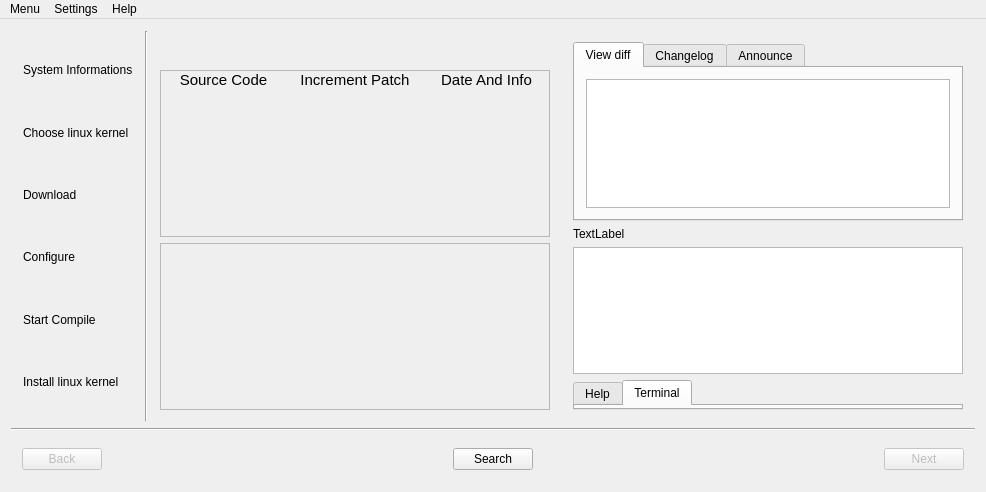
<?xml version="1.0" encoding="UTF-8"?>
<ui version="4.0">
 <class>MainWindow</class>
 <widget class="QMainWindow" name="MainWindow">
  <property name="geometry">
   <rect>
    <x>0</x>
    <y>0</y>
    <width>986</width>
    <height>492</height>
   </rect>
  </property>
  <property name="windowTitle">
   <string>Automata Linux Kernel Compiler</string>
  </property>
  <property name="windowIcon">
   <iconset resource="images.qrc">
    <normaloff>:/new/images/icons/tux.png</normaloff>:/new/images/icons/tux.png</iconset>
  </property>
  <widget class="QWidget" name="centralWidget">
   <layout class="QGridLayout" name="gridLayout" rowstretch="50,0,0">
    <item row="1" column="0">
     <widget class="Line" name="line">
      <property name="orientation">
       <enum>Qt::Horizontal</enum>
      </property>
     </widget>
    </item>
    <item row="0" column="0">
     <widget class="QWidget" name="MainWidget" native="true">
      <layout class="QHBoxLayout" name="MainWidgetLayout" stretch="0,0,0,0">
       <property name="spacing">
        <number>1</number>
       </property>
       <property name="leftMargin">
        <number>1</number>
       </property>
       <property name="topMargin">
        <number>1</number>
       </property>
       <property name="rightMargin">
        <number>1</number>
       </property>
       <property name="bottomMargin">
        <number>1</number>
       </property>
       <item>
        <widget class="QWidget" name="widget" native="true">
         <layout class="QVBoxLayout" name="verticalLayout_2">
          <item>
           <widget class="QLabel" name="StatusLabel_1">
            <property name="text">
             <string>System Informations</string>
            </property>
           </widget>
          </item>
          <item>
           <widget class="QLabel" name="StatusLabel_2">
            <property name="text">
             <string>Choose linux kernel</string>
            </property>
           </widget>
          </item>
          <item>
           <widget class="QLabel" name="StatusLabel_3">
            <property name="text">
             <string>Download</string>
            </property>
           </widget>
          </item>
          <item>
           <widget class="QLabel" name="StatusLabel_4">
            <property name="text">
             <string>Configure</string>
            </property>
           </widget>
          </item>
          <item>
           <widget class="QLabel" name="StatusLabel_5">
            <property name="text">
             <string>Start Compile</string>
            </property>
           </widget>
          </item>
          <item>
           <widget class="QLabel" name="StatusLabel_6">
            <property name="text">
             <string>Install linux kernel</string>
            </property>
           </widget>
          </item>
         </layout>
        </widget>
       </item>
       <item>
        <widget class="Line" name="line_2">
         <property name="orientation">
          <enum>Qt::Vertical</enum>
         </property>
        </widget>
       </item>
       <item>
        <widget class="QWidget" name="CenterWidget" native="true">
         <layout class="QVBoxLayout" name="verticalLayout_6">
          <item>
           <widget class="QWidget" name="configureWidget" native="true">
            <layout class="QVBoxLayout" name="configureLayout"/>
           </widget>
          </item>
          <item>
           <widget class="QScrollArea" name="scrollArea">
            <property name="widgetResizable">
             <bool>true</bool>
            </property>
            <widget class="QWidget" name="scrollAreaWidgetContents_3">
             <property name="geometry">
              <rect>
               <x>0</x>
               <y>0</y>
               <width>389</width>
               <height>168</height>
              </rect>
             </property>
             <layout class="QGridLayout" name="ScroolAreagridLayout">
              <property name="leftMargin">
               <number>0</number>
              </property>
              <property name="topMargin">
               <number>0</number>
              </property>
              <property name="rightMargin">
               <number>0</number>
              </property>
              <property name="bottomMargin">
               <number>0</number>
              </property>
              <item row="0" column="0">
               <widget class="QLabel" name="sourceCodeLabel">
                <property name="font">
                 <font>
                  <pointsize>11</pointsize>
                 </font>
                </property>
                <property name="text">
                 <string>Source Code</string>
                </property>
                <property name="alignment">
                 <set>Qt::AlignHCenter|Qt::AlignTop</set>
                </property>
               </widget>
              </item>
              <item row="0" column="1">
               <widget class="QLabel" name="patchLabel">
                <property name="font">
                 <font>
                  <pointsize>11</pointsize>
                 </font>
                </property>
                <property name="text">
                 <string>Increment Patch</string>
                </property>
                <property name="alignment">
                 <set>Qt::AlignHCenter|Qt::AlignTop</set>
                </property>
               </widget>
              </item>
              <item row="0" column="2">
               <widget class="QLabel" name="dateAndInfoLabel">
                <property name="font">
                 <font>
                  <pointsize>11</pointsize>
                 </font>
                </property>
                <property name="text">
                 <string>Date And Info</string>
                </property>
                <property name="alignment">
                 <set>Qt::AlignHCenter|Qt::AlignTop</set>
                </property>
               </widget>
              </item>
             </layout>
            </widget>
           </widget>
          </item>
          <item>
           <widget class="QWidget" name="downloadWidget" native="true">
            <layout class="QHBoxLayout" name="horizontalLayout">
             <property name="leftMargin">
              <number>0</number>
             </property>
             <property name="topMargin">
              <number>0</number>
             </property>
             <property name="rightMargin">
              <number>0</number>
             </property>
             <property name="bottomMargin">
              <number>0</number>
             </property>
             <item>
              <widget class="QScrollArea" name="scrollArea_2">
               <property name="widgetResizable">
                <bool>true</bool>
               </property>
               <widget class="QWidget" name="scrollAreaWidgetContents">
                <property name="geometry">
                 <rect>
                  <x>0</x>
                  <y>0</y>
                  <width>389</width>
                  <height>168</height>
                 </rect>
                </property>
                <layout class="QGridLayout" name="gridLayout_2"/>
               </widget>
              </widget>
             </item>
            </layout>
           </widget>
          </item>
         </layout>
        </widget>
       </item>
       <item>
        <widget class="QWidget" name="widget_2" native="true">
         <layout class="QVBoxLayout" name="verticalLayout_4">
          <item>
           <widget class="QTabWidget" name="tabWidget">
            <property name="currentIndex">
             <number>0</number>
            </property>
            <widget class="QWidget" name="viewDiffTab">
             <attribute name="title">
              <string>View diff</string>
             </attribute>
             <layout class="QVBoxLayout" name="verticalLayout_8">
              <item>
               <widget class="QTextEdit" name="viewDiffTextEdit"/>
              </item>
             </layout>
            </widget>
            <widget class="QWidget" name="changelogTab">
             <attribute name="title">
              <string>Changelog</string>
             </attribute>
             <layout class="QVBoxLayout" name="verticalLayout_7">
              <item>
               <widget class="QTextEdit" name="changeLogTextEdit">
                <property name="readOnly">
                 <bool>true</bool>
                </property>
               </widget>
              </item>
             </layout>
            </widget>
            <widget class="QWidget" name="announceTab">
             <attribute name="title">
              <string>Announce</string>
             </attribute>
            </widget>
           </widget>
          </item>
          <item>
           <widget class="QLabel" name="pictureLabel">
            <property name="text">
             <string>TextLabel</string>
            </property>
           </widget>
          </item>
          <item>
           <widget class="QTextBrowser" name="informationTextEdit"/>
          </item>
          <item>
           <widget class="QTabWidget" name="tabWidget_2">
            <property name="currentIndex">
             <number>1</number>
            </property>
            <widget class="QWidget" name="helpTab">
             <attribute name="title">
              <string>Help</string>
             </attribute>
            </widget>
            <widget class="QWidget" name="terminalTab">
             <attribute name="title">
              <string>Terminal</string>
             </attribute>
            </widget>
           </widget>
          </item>
         </layout>
        </widget>
       </item>
      </layout>
     </widget>
    </item>
    <item row="2" column="0">
     <widget class="QWidget" name="ControlsWidget" native="true">
      <layout class="QHBoxLayout" name="horizontalLayout_3">
       <item>
        <widget class="QPushButton" name="backButton">
         <property name="enabled">
          <bool>false</bool>
         </property>
         <property name="text">
          <string>Back</string>
         </property>
        </widget>
       </item>
       <item>
        <spacer name="horizontalSpacer">
         <property name="orientation">
          <enum>Qt::Horizontal</enum>
         </property>
         <property name="sizeHint" stdset="0">
          <size>
           <width>40</width>
           <height>20</height>
          </size>
         </property>
        </spacer>
       </item>
       <item>
        <widget class="QPushButton" name="pushButton_2">
         <property name="text">
          <string>Search</string>
         </property>
        </widget>
       </item>
       <item>
        <spacer name="horizontalSpacer_2">
         <property name="orientation">
          <enum>Qt::Horizontal</enum>
         </property>
         <property name="sizeHint" stdset="0">
          <size>
           <width>40</width>
           <height>20</height>
          </size>
         </property>
        </spacer>
       </item>
       <item>
        <widget class="QPushButton" name="nextButton">
         <property name="enabled">
          <bool>false</bool>
         </property>
         <property name="text">
          <string>Next</string>
         </property>
        </widget>
       </item>
      </layout>
     </widget>
    </item>
   </layout>
  </widget>
  <widget class="QMenuBar" name="menuBar">
   <property name="geometry">
    <rect>
     <x>0</x>
     <y>0</y>
     <width>986</width>
     <height>24</height>
    </rect>
   </property>
   <widget class="QMenu" name="menuMenu">
    <property name="title">
     <string>Menu</string>
    </property>
    <widget class="QMenu" name="menuOpen_File">
     <property name="title">
      <string>Open File</string>
     </property>
     <property name="icon">
      <iconset resource="images.qrc">
       <normaloff>:/new/images/icons/open-file.png</normaloff>:/new/images/icons/open-file.png</iconset>
     </property>
     <addaction name="actionOpen_Configure_File_2"/>
     <addaction name="actionOpen_Downloaded_Kernel"/>
    </widget>
    <addaction name="menuOpen_File"/>
    <addaction name="actionSave_Configure"/>
    <addaction name="actionSave_Configure_As"/>
    <addaction name="actionExit"/>
   </widget>
   <widget class="QMenu" name="menuHelp">
    <property name="title">
     <string>Settings</string>
    </property>
    <addaction name="actionServer_settings"/>
    <addaction name="actionLanguage"/>
   </widget>
   <widget class="QMenu" name="menuHelp_2">
    <property name="title">
     <string>Help</string>
    </property>
    <addaction name="actionContext_Help"/>
    <addaction name="actionAbout_program"/>
    <addaction name="actionSearch_Update"/>
   </widget>
   <addaction name="menuMenu"/>
   <addaction name="menuHelp"/>
   <addaction name="menuHelp_2"/>
  </widget>
  <action name="actionSave_Configure">
   <property name="icon">
    <iconset resource="images.qrc">
     <normaloff>:/new/images/icons/Save-icon.png</normaloff>:/new/images/icons/Save-icon.png</iconset>
   </property>
   <property name="text">
    <string>Save Config</string>
   </property>
  </action>
  <action name="actionSave_Configure_As">
   <property name="icon">
    <iconset resource="images.qrc">
     <normaloff>:/new/images/icons/Save-as.ico</normaloff>:/new/images/icons/Save-as.ico</iconset>
   </property>
   <property name="text">
    <string>Save Config As...</string>
   </property>
  </action>
  <action name="actionExit">
   <property name="icon">
    <iconset resource="images.qrc">
     <normaloff>:/new/images/icons/application-exit.png</normaloff>:/new/images/icons/application-exit.png</iconset>
   </property>
   <property name="text">
    <string>Exit</string>
   </property>
  </action>
  <action name="actionServer_settings">
   <property name="icon">
    <iconset resource="images.qrc">
     <normaloff>:/new/images/icons/setting.png</normaloff>:/new/images/icons/setting.png</iconset>
   </property>
   <property name="text">
    <string>Server settings</string>
   </property>
  </action>
  <action name="actionLanguage">
   <property name="icon">
    <iconset resource="images.qrc">
     <normaloff>:/new/images/icons/languages.png</normaloff>:/new/images/icons/languages.png</iconset>
   </property>
   <property name="text">
    <string>Language</string>
   </property>
  </action>
  <action name="actionContext_Help">
   <property name="icon">
    <iconset resource="images.qrc">
     <normaloff>:/new/images/icons/manuals.png</normaloff>:/new/images/icons/manuals.png</iconset>
   </property>
   <property name="text">
    <string>Context Help</string>
   </property>
  </action>
  <action name="actionAbout_program">
   <property name="icon">
    <iconset resource="images.qrc">
     <normaloff>:/new/images/icons/tux.png</normaloff>:/new/images/icons/tux.png</iconset>
   </property>
   <property name="text">
    <string>About program</string>
   </property>
  </action>
  <action name="actionSearch_Update">
   <property name="icon">
    <iconset resource="images.qrc">
     <normaloff>:/new/images/icons/update.png</normaloff>:/new/images/icons/update.png</iconset>
   </property>
   <property name="text">
    <string>Search Update</string>
   </property>
  </action>
  <action name="actionOpen_Configure_File_2">
   <property name="icon">
    <iconset resource="images.qrc">
     <normaloff>:/new/images/icons/config_file.png</normaloff>:/new/images/icons/config_file.png</iconset>
   </property>
   <property name="text">
    <string>Open Configure File</string>
   </property>
  </action>
  <action name="actionOpen_Downloaded_Kernel">
   <property name="icon">
    <iconset resource="images.qrc">
     <normaloff>:/new/images/icons/down.png</normaloff>:/new/images/icons/down.png</iconset>
   </property>
   <property name="text">
    <string>Open Downloaded Kernel</string>
   </property>
  </action>
 </widget>
 <layoutdefault spacing="6" margin="11"/>
 <resources>
  <include location="images.qrc"/>
 </resources>
 <connections/>
</ui>
